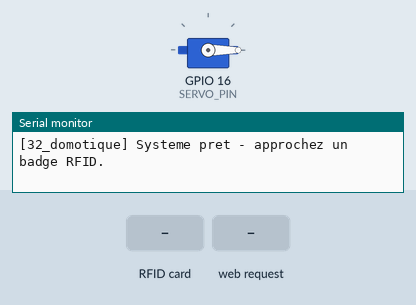
Simulated run of this sketch. Board: ESP32. Shown: servo, the last lines printed to the serial monitor. The inputs (shaded band) are chosen by the test bench.

Above: at 1.4 s.
1.5 s: RFID card DE AD BE EF held to the reader
At 2.8 s:
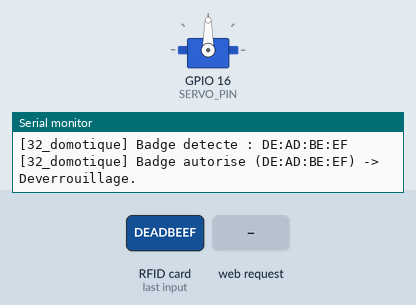
6.1 s: HTTP request GET /unlock received
At 10.6 s:
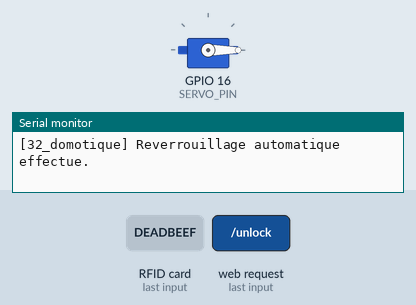
Timing chart, 0 to 12.1 s (numbered marks = the images above; inputs shaded):
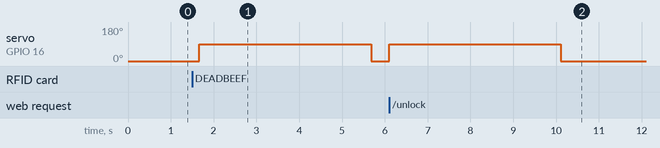

The sketch:

32_domotique_rfid_wifi.ino
```cpp
/*
 * Projet 32 - Domotique : controle d'acces RFID + Servo (serrure) + WiFi (dashboard)
 * Combine : RC522 (SPI) + SG90 (PWM) + WiFi AP + serveur web
 * Cible : ESP32
 *
 * Bus SPI partage (VSPI : SCK=18, MISO=19, MOSI=23) - Chip Select dedie :
 *   RC522 : CS=GPIO5, RST=GPIO27
 * Le servo utilise un GPIO PWM independant (GPIO16), sans conflit avec le bus SPI.
 *
 * Architecture non bloquante : scan RFID, mouvement du servo (non bloquant via
 * machine a etats + millis) et serveur web tournent en parallele dans loop().
 */

#include <Arduino.h>
#include <SPI.h>
#include <MFRC522.h>
#include <ESP32Servo.h>
#include <WiFi.h>
#include <WebServer.h>

// ---------- RFID (SPI) ----------
#define RFID_CS_PIN  5
#define RFID_RST_PIN 27
MFRC522 mfrc522(RFID_CS_PIN, RFID_RST_PIN);

// UID(s) autorisee(s) - a adapter avec les UID reels de vos badges
// (utilisez d'abord le mode "log" ci-dessous pour identifier vos badges)
byte authorizedUid1[4] = {0xDE, 0xAD, 0xBE, 0xEF}; // exemple, a remplacer

// ---------- Servo (verrou) ----------
Servo lockServo;
const uint8_t SERVO_PIN = 16;
const int SERVO_LOCKED_ANGLE = 0;
const int SERVO_UNLOCKED_ANGLE = 90;

enum LockState { LOCKED, UNLOCKING, UNLOCKED, LOCKING };
LockState lockState = LOCKED;
unsigned long lockStateChangeTime = 0;
const unsigned long UNLOCK_DURATION_MS = 4000; // temps pendant lequel la porte reste ouverte

// ---------- WiFi + dashboard ----------
const char* AP_SSID = "ESP32_DOMOTIQUE";
const char* AP_PASSWORD = "domotique123";
WebServer server(80);
String lastEventLog = "Aucun evenement pour le moment.";

// ---------- Cadencement ----------
const unsigned long RFID_POLL_INTERVAL_MS = 200;
unsigned long lastRfidPoll = 0;

bool uidMatches(MFRC522::Uid uid, byte* authorized, byte len) {
  if (uid.size != len) return false;
  for (byte i = 0; i < len; i++) {
    if (uid.uidByte[i] != authorized[i]) return false;
  }
  return true;
}

String uidToString(MFRC522::Uid uid) {
  String s = "";
  for (byte i = 0; i < uid.size; i++) {
    if (uid.uidByte[i] < 0x10) s += "0";
    s += String(uid.uidByte[i], HEX);
    if (i < uid.size - 1) s += ":";
  }
  s.toUpperCase();
  return s;
}

void requestUnlock(const String& reason) {
  if (lockState == LOCKED) {
    lockState = UNLOCKING;
    lockStateChangeTime = millis();
    lastEventLog = reason + " -> Deverrouillage.";
    Serial.println("[32_domotique] " + lastEventLog);
  }
}

void updateLockStateMachine() {
  unsigned long now = millis();
  switch (lockState) {
    case UNLOCKING:
      lockServo.write(SERVO_UNLOCKED_ANGLE);
      lockState = UNLOCKED;
      lockStateChangeTime = now;
      break;
    case UNLOCKED:
      if (now - lockStateChangeTime >= UNLOCK_DURATION_MS) {
        lockState = LOCKING;
        lockStateChangeTime = now;
      }
      break;
    case LOCKING:
      lockServo.write(SERVO_LOCKED_ANGLE);
      lockState = LOCKED;
      lastEventLog = "Reverrouillage automatique effectue.";
      Serial.println("[32_domotique] " + lastEventLog);
      break;
    case LOCKED:
    default:
      break; // rien a faire, en attente d'un badge valide
  }
}

void pollRfid() {
  if (!mfrc522.PICC_IsNewCardPresent()) return;
  if (!mfrc522.PICC_ReadCardSerial()) return;

  String uidStr = uidToString(mfrc522.uid);
  Serial.println("[32_domotique] Badge detecte : " + uidStr);

  if (uidMatches(mfrc522.uid, authorizedUid1, 4)) {
    requestUnlock("Badge autorise (" + uidStr + ")");
  } else {
    lastEventLog = "Badge REFUSE (" + uidStr + ")";
    Serial.println("[32_domotique] " + lastEventLog);
  }

  mfrc522.PICC_HaltA();
  mfrc522.PCD_StopCrypto1();
}

// ---------- Serveur web ----------
String buildDashboard() {
  String etat = (lockState == LOCKED) ? "VERROUILLE" : "DEVERROUILLE";
  String html = "<!DOCTYPE html><html><head><meta charset='utf-8'>";
  html += "<meta name='viewport' content='width=device-width, initial-scale=1'>";
  html += "<title>Domotique - Controle d'acces</title></head><body>";
  html += "<h1>Controle d'acces RFID</h1>";
  html += "<p>Etat de la serrure : <strong>" + etat + "</strong></p>";
  html += "<p>Dernier evenement : " + lastEventLog + "</p>";
  html += "<p><a href='/unlock'><button>Deverrouiller manuellement</button></a></p>";
  html += "<p><a href='/'><button>Rafraichir</button></a></p>";
  html += "</body></html>";
  return html;
}

void handleRoot() {
  server.send(200, "text/html", buildDashboard());
}

void handleManualUnlock() {
  requestUnlock("Deverrouillage manuel via dashboard");
  server.sendHeader("Location", "/");
  server.send(303);
}

void setup() {
  Serial.begin(115200);
  delay(200);

  // --- SPI + RFID ---
  SPI.begin(18, 19, 23, RFID_CS_PIN);
  mfrc522.PCD_Init();
  Serial.println("[32_domotique] Lecteur RFID initialise.");

  // --- Servo ---
  ESP32PWM::allocateTimer(0);
  lockServo.setPeriodHertz(50);
  lockServo.attach(SERVO_PIN, 500, 2400);
  lockServo.write(SERVO_LOCKED_ANGLE);

  // --- WiFi AP + serveur web ---
  WiFi.mode(WIFI_AP);
  WiFi.softAP(AP_SSID, AP_PASSWORD);
  Serial.print("[32_domotique] Dashboard disponible sur : http://");
  Serial.println(WiFi.softAPIP());

  server.on("/", handleRoot);
  server.on("/unlock", handleManualUnlock);
  server.begin();

  Serial.println("[32_domotique] Systeme pret - approchez un badge RFID.");
}

void loop() {
  unsigned long now = millis();

  if (now - lastRfidPoll >= RFID_POLL_INTERVAL_MS) {
    lastRfidPoll = now;
    pollRfid();
  }

  updateLockStateMachine(); // machine a etats non bloquante pour le servo
  server.handleClient();    // serveur web non bloquant
}
```

Measured:
- after the input at 1.5 s, servo on GPIO 16 (SERVO_PIN): 0° → 90° after 0.17 s, → 0° 4.0 s later
- after the input at 6.1 s, servo on GPIO 16 (SERVO_PIN): 0° → 90° at once, → 0° 4.0 s later
